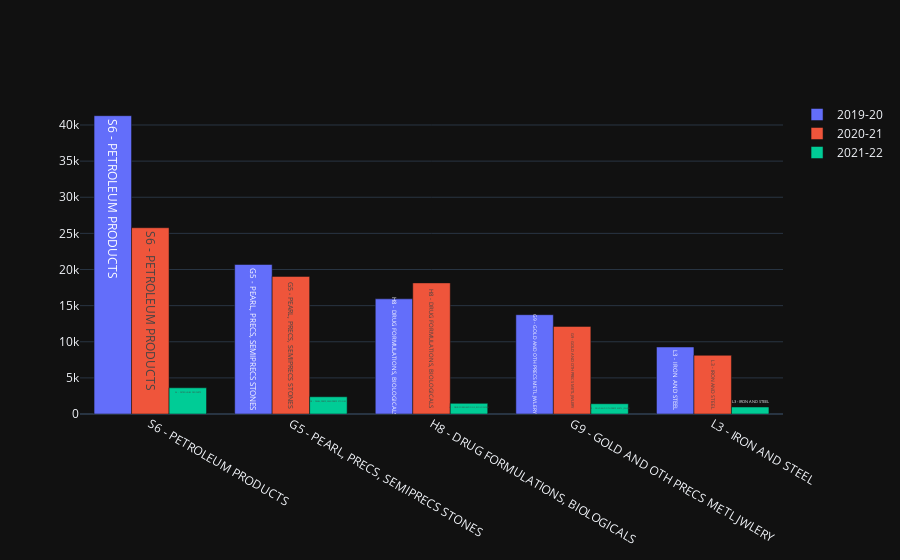

The notebook cell saved with this chart:
### Code cell
trace1 = go.Bar(
                x = top_exports_data['PC Group Description'],
                y = top_exports_data['2019-20'],
                name="2019-20",
                text = top_exports_data['PC Group Description']
)
trace2 = go.Bar(
                x = top_exports_data['PC Group Description'],
                y = top_exports_data['2020-21'],
                name="2020-21",
                text = top_exports_data['PC Group Description']
)
trace3 = go.Bar(
                x = top_exports_data['PC Group Description'],
                y = top_exports_data['2021-22'],
                name="2021-22",
                text = top_exports_data['PC Group Description']
)
data = [trace1, trace2,trace3]
layout = go.Layout(barmode = "group")
top_exports_plot= go.Figure(data=data, layout=layout)
iplot(top_exports_plot)

### Figure 1 — Plotly figure (JSON) as saved in the notebook; plotly's stock layout.template omitted (floating-point values rounded to 4 significant figures)
{"data": [{"name": "2019-20", "text": ["S6 - PETROLEUM PRODUCTS", "G5 - PEARL, PRECS, SEMIPRECS STONES", "H8 - DRUG FORMULATIONS, BIOLOGICALS", "G9 - GOLD AND OTH PRECS METL JWLERY", "L3 - IRON AND STEEL"], "type": "bar", "x": ["S6 - PETROLEUM PRODUCTS", "G5 - PEARL, PRECS, SEMIPRECS STONES", "H8 - DRUG FORMULATIONS, BIOLOGICALS", "G9 - GOLD AND OTH PRECS METL JWLERY", "L3 - IRON AND STEEL"], "y": [41289, 20692, 15941, 13745, 9277]}, {"name": "2020-21", "text": ["S6 - PETROLEUM PRODUCTS", "G5 - PEARL, PRECS, SEMIPRECS STONES", "H8 - DRUG FORMULATIONS, BIOLOGICALS", "G9 - GOLD AND OTH PRECS METL JWLERY", "L3 - IRON AND STEEL"], "type": "bar", "x": ["S6 - PETROLEUM PRODUCTS", "G5 - PEARL, PRECS, SEMIPRECS STONES", "H8 - DRUG FORMULATIONS, BIOLOGICALS", "G9 - GOLD AND OTH PRECS METL JWLERY", "L3 - IRON AND STEEL"], "y": [25784, 19042, 18148, 12124, 8125]}, {"name": "2021-22", "text": ["S6 - PETROLEUM PRODUCTS", "G5 - PEARL, PRECS, SEMIPRECS STONES", "H8 - DRUG FORMULATIONS, BIOLOGICALS", "G9 - GOLD AND OTH PRECS METL JWLERY", "L3 - IRON AND STEEL"], "type": "bar", "x": ["S6 - PETROLEUM PRODUCTS", "G5 - PEARL, PRECS, SEMIPRECS STONES", "H8 - DRUG FORMULATIONS, BIOLOGICALS", "G9 - GOLD AND OTH PRECS METL JWLERY", "L3 - IRON AND STEEL"], "y": [3625, 2385, 1472, 1419, 970]}], "layout": {"barmode": "group"}}
